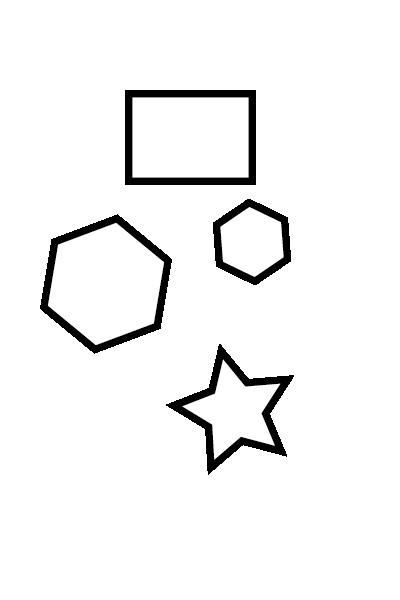
#> input picture image.png, 400 x 600 px
$ python main.py
#> lines starting #> are read from the running program, lines starting #| are printed output that depends on the picture; after the words box and inside, x2 and y2 are one past the last pixel; in counts of white or black regions, pixels touching at a corner belong together
import cv2

img = cv2.imread("image.png")
#> img is the input picture: shape (600, 400, 3); mean B, G, R 243.4, 243.4, 243.4

img = cv2.cvtColor(img, cv2.COLOR_RGB2GRAY)
#> img: shape (600, 400)
img = cv2.GaussianBlur(img, (5,5),0)
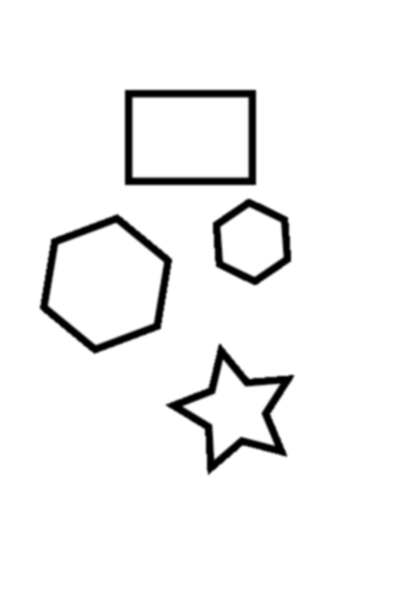
#> img: shape (600, 400); min 0, max 255, mean 243.4

_, progowane = cv2.threshold(img, 100,200,cv2.THRESH_BINARY)
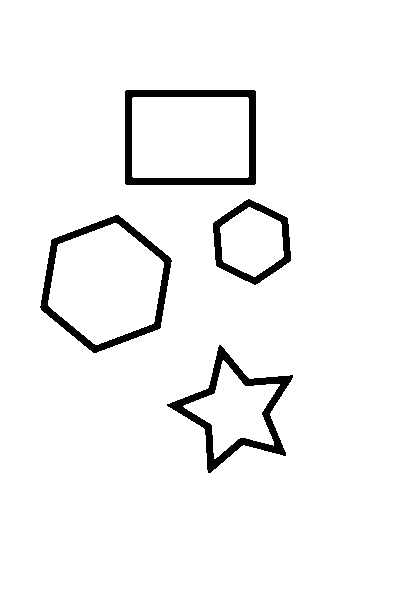
#> progowane: shape (600, 400); values 0 (black) and 200 (white), 95.7% white; 4 black regions

kontury, _ = cv2.findContours(progowane, cv2.RETR_TREE, cv2.CHAIN_APPROX_SIMPLE)
#> kontury = 9 contours; largest, box (x1, y1, x2, y2) and area: (0, 0, 400, 600) 239001, (39, 214, 173, 354) 13079, (124, 89, 257, 186) 12664, (48, 223, 164, 345) 9953, (132, 97, 249, 178) 9278

font = cv2.FONT_HERSHEY_SIMPLEX
texted=True

for k in kontury:
    x,y,w,h=cv2.boundingRect(k)

    if w>10 and h>10:
        rogi = cv2.approxPolyDP(k, 0.02 * cv2.arcLength(k, True), True)

        col = (0,0,0)
        text = "*"

        if len(rogi) == 4:
            col=(255,0,0)
            text="prostokat"
        elif len(rogi)==3:
            col=(0,255,0)
            text="trojkat"
        elif len(rogi) > 4:
            col=(0,0,255)
            text="wielokat"
        cv2.drawContours(img,[rogi],0,col,2)

        if texted:
            cv2.putText(img, text, (x,y), font, 0.7, (100,100,100),2)
#> this loop made 9 passes
#> (x, y, w, h, rogi, col, text) on passes 1, 8, 9: (0, 0, 400, 600, [[0, 0], [0, 599], [399, 599], [399, 0]], (255, 0, 0), 'prostokat'), (124, 89, 133, 97, [[124, 91], [254, 89], [256, 183], [126, 185]], (255, 0, 0), 'prostokat'), (132, 97, 117, 81, [[132, 98], [133, 177], [248, 176], [247, 97]], (255, 0, 0), 'prostokat')
#> (x, y, w, h, col, text) on passes 2 to 7: (166, 344, 128, 130, (0, 0, 255), 'wielokat'), (183, 360, 97, 99, (0, 0, 255), 'wielokat'), (39, 214, 134, 140, (0, 0, 255), 'wielokat'), (48, 223, 116, 122, (0, 0, 255), 'wielokat'), (212, 198, 80, 88, (0, 0, 255), 'wielokat'), (220, 207, 64, 70, (0, 0, 255), 'wielokat')
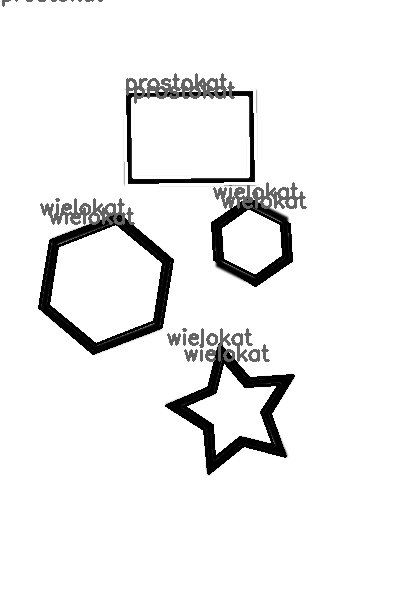
#> img: shape (600, 400); 5.49% of pixels changed, all inside (x1, y1, x2, y2) = (2, 0, 307, 475)

cv2.imshow("kształty",img)
cv2.waitKey(0)
